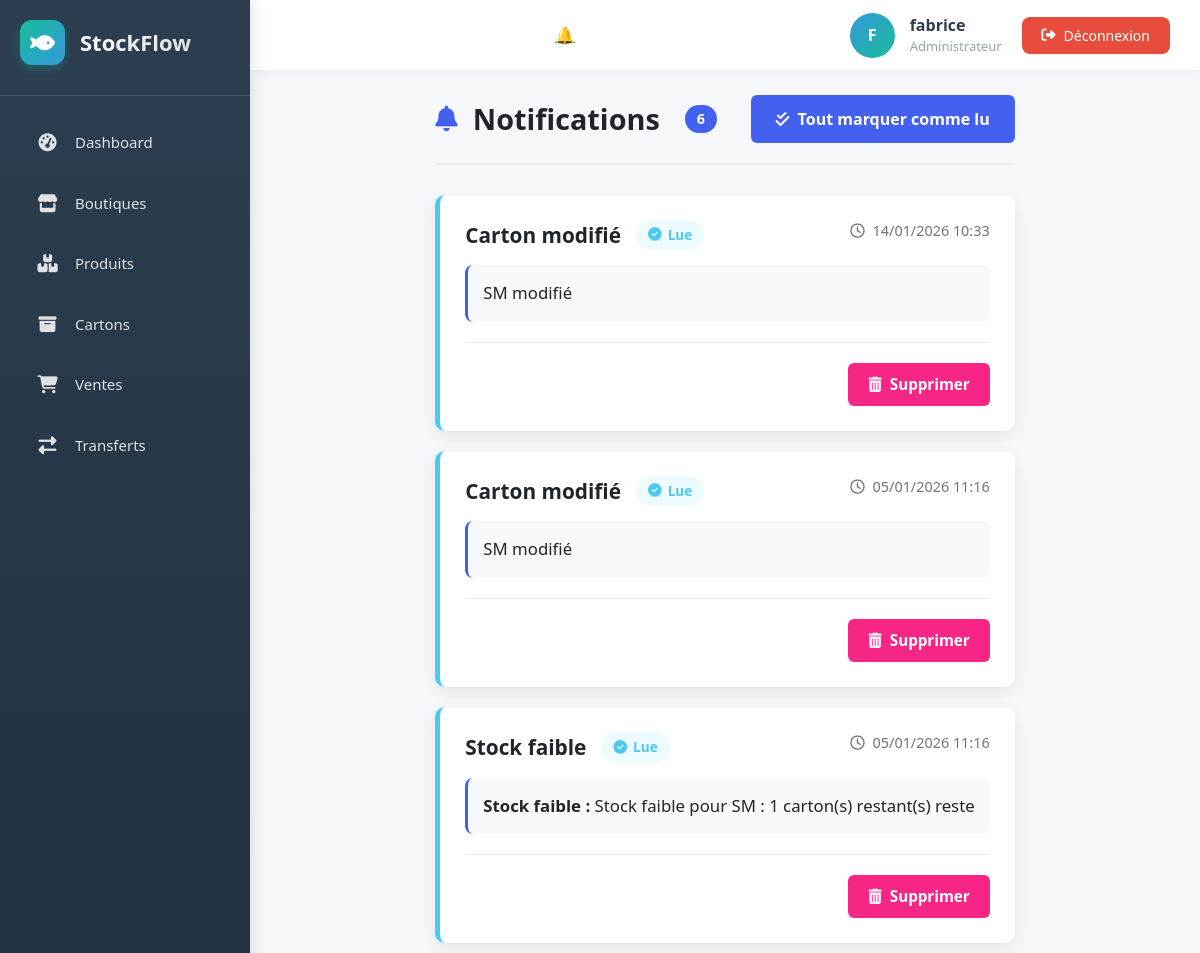
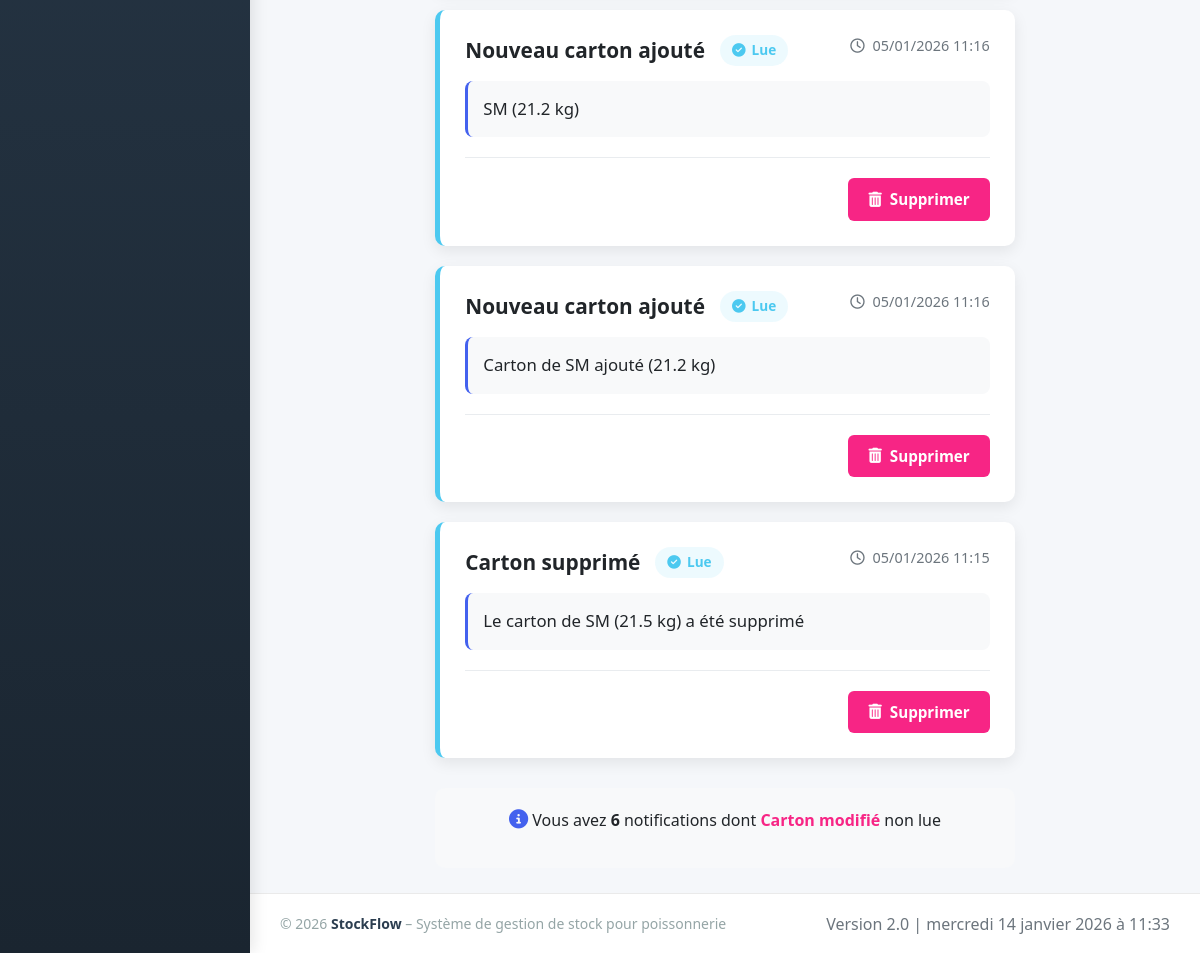
The app's page /notifications/ (signed in) with its own data (2 pictures, top to bottom).
### stock/models/notification.py (models this page shows)
class Notification(models.Model):
    TYPE_CHOICES = (
        ("STOCK_FAIBLE", "Stock faible"),
        ("AJOUT", "Ajout"),
        ("MODIFICATION", "Modification"),
        ("SUPPRESSION", "Suppression"),
    )
    produit = models.ForeignKey(
        Produit,
        on_delete=models.SET_NULL,
        null=True,
        blank=True
    )
    boutique = models.ForeignKey(
        Boutique,
        on_delete=models.SET_NULL,
        null=True,
        blank=True
    )
    titre = models.CharField(max_length=255)
    message = models.TextField()
    type_notification = models.CharField(max_length=20, choices=TYPE_CHOICES)
    lu = models.BooleanField(default=False)
    active = models.BooleanField(default=True)
    date = models.DateTimeField(auto_now_add=True)
    class Meta:
        ordering = ["-date"]
    def __str__(self):
        return self.titre

### stock/views.py (the view)
# urls.py: path("notifications/", views.notifications, name="notifications"),
@login_required
def notifications(request):
    notifications = Notification.objects.filter(
        active=True
    ).order_by("-date")
    notifications.filter(lu=False).update(lu=True)
    return render(request, "Notifications/list.html", {
        "notifications": notifications
    })

### stock/context_processors.py (called while the page is built)
def notifications_non_lues(request):
    if request.user.is_authenticated:
        return {
            "nb_notifications": Notification.objects.filter(
                lu=False,
                active=True
            ).count()
        }
    return {}

### stock/templates/Notifications/list.html (shortened to what this page needs)
{% extends 'Base/base.html' %}
{% block content %}
<div class="notifications-container">
    <div class="notifications-header">
        <h2 class="notifications-title">
            <i class="fas fa-bell icon-title"></i>
            Notifications
            {% if notifications %}
            <span class="notification-count">{{ notifications|length }}</span>
            {% endif %}
        </h2>
        {% if notifications %}
        <div class="notifications-actions">
            {% if perms.stock.delete_notification %}
            <form method="post" action="" class="inline-form">
                <button type="submit" class="btn-mark-all-read">
                    <i class="fas fa-check-double"></i>
                    Tout marquer comme lu
                </button>
            </form>
            {% endif %}
        </div>
        {% endif %}
    </div>
    <div class="notifications-list">
        {% for notif in notifications %}
        <div class="notification-card {% if not notif.lu %}unread{% endif %}" id="notification-{{ notif.id }}">
            <div class="notification-header">
                <div class="notification-title-section">
                    <h3 class="notification-titre">{{ notif.titre }}</h3>
                    {% if not notif.lu %}
                    <span class="notification-badge unread-badge">
                        <i class="fas fa-circle"></i>
                        Non lue
                    </span>
                    {% else %}
                    <span class="notification-badge read-badge">
                        <i class="fas fa-check-circle"></i>
                        Lue
                    </span>
                    {% endif %}
                </div>
                <div class="notification-date">
                    <i class="far fa-clock"></i>
                    {{ notif.date|date:"d/m/Y H:i" }}
                </div>
            </div>
            <div class="notification-body">
               <p class="notification-message">
                    {% if notif.type_notification == "STOCK_FAIBLE" %}
                        <strong>Stock faible :</strong> {{ notif.message }} reste
                    {% else %}
                        {{ notif.message }}
                    {% endif %}
                </p>
            </div>
            <div class="notification-footer">
                {% if perms.stock.delete_notification %}
                <form method="post"
                      action="{% url 'notification_delete' notif.id %}"
                      class="inline-form delete-form">
                    <button type="submit" class="btn-delete">
                        <i class="fas fa-trash-alt"></i>
                        Supprimer
                    </button>
                </form>
                {% endif %}
            </div>
        </div>
        {% endfor %}
    </div>
    {% if notifications and notifications|length > 5 %}
    <div class="notifications-summary">
        <p>
            <i class="fas fa-info-circle"></i>
            Vous avez <strong>{{ notifications|length }}</strong> notification{{ notifications|length|pluralize:"s" }}
            dont <strong class="unread-count">{{ notifications|dictsortreversed:"lu"|first|default:0 }}</strong> non lue{{ notifications|dictsortreversed:"lu"|first|default:0|pluralize:"s" }}
        </p>
    </div>
    {% endif %}
</div>
{% endblock %}

### stock/templates/Base/base.html (shortened to what this page needs)
<!DOCTYPE html>
<html lang="fr">
<head>
    {% load static %}
    <link rel="stylesheet" href="https://cdnjs.cloudflare.com/ajax/libs/font-awesome/6.4.0/css/all.min.css">
    <link rel="stylesheet" href="https://cdn.jsdelivr.net/npm/bootstrap-icons@1.10.0/font/bootstrap-icons.css">
    <link href="https://cdn.jsdelivr.net/npm/bootstrap@5.0.2/dist/css/bootstrap.min.css" rel="stylesheet">
</head>
<body  >
    <div class="sidebar">
        <div class="logo-container">
            <div class="logo">
                <i class="fas fa-fish"></i>
            </div>
            <div class="logo-text">StockFlow</div>
        </div>
        <ul class="nav-menu">
            <li class="nav-item {% if request.path == '/' %}active{% endif %}">
                <a href="{% url 'index' %}" class="nav-link">
                    <i class="fas fa-tachometer-alt"></i>
                    <span>Dashboard</span>
                </a>
            </li>
            <li class="nav-item {% if 'boutiques' in request.path %}active{% endif %}">
                <a href="{% url 'boutiques' %}" class="nav-link">
                    <i class="fas fa-store"></i>
                    <span>Boutiques</span>
                </a>
            </li>
            <li class="nav-item {% if 'produits' in request.path %}active{% endif %}">
                <a href="{% url 'produits' %}" class="nav-link">
                    <i class="fas fa-boxes"></i>
                    <span>Produits</span>
                </a>
            </li>
            <li class="nav-item {% if 'cartons' in request.path %}active{% endif %}">
                <a href="{% url 'cartons' %}" class="nav-link">
                    <i class="fas fa-archive"></i>
                    <span>Cartons</span>
                </a>
            </li>
            <li class="nav-item {% if 'ventes' in request.path %}active{% endif %}">
                <a href="{% url 'ventes' %}" class="nav-link">
                    <i class="fas fa-shopping-cart"></i>
                    <span>Ventes</span>
                </a>
            </li>
            <li class="nav-item {% if 'transferts' in request.path %}active{% endif %}">
                <a href="{% url 'transferts' %}" class="nav-link">
                    <i class="fas fa-exchange-alt"></i>
                    <span>Transferts</span>
                </a>
            </li>
        </ul>
    </div>
    <div class="main-wrapper">
        <div class="content-wrapper">
            <header class="top-header">
 <a href="{% url 'notifications' %}" class="position-relative">
    🔔
</a>
                <div class="user-info">
                    {% if user.is_authenticated %}
                        <div class="user-avatar">
                            {{ user.username|first|upper }}
                        </div>
                        <div class="user-details">
                            <div class="user-name">{{ user.username }}</div>
                            <div class="user-role"><span class="user-role">
                                {% if user.is_superuser %}
                                    Administrateur
                                {% elif user.groups.first.name == "VENDEUR" %}
                                    Vendeur
                                {% else %}
                                    Utilisateur
                                {% endif %}
                            </span>
                            </div>
                        </div>
                        <a href="{% url 'deconnexion' %}" class="logout-btn">
                            <i class="fas fa-sign-out-alt"></i>
                            <span>Déconnexion</span>
                        </a>
                    {% else %}
                        <a href="{% url 'connexion' %}" class="login-btn">
                            <i class="fas fa-sign-in-alt"></i>
                            <span>Connexion</span>
                        </a>
                    {% endif %}
                </div>
            </header>
            {% block content %}
            {% endblock %}
        </div>
    </div>
    <footer>
        <div class="footer-left">
            <div class="footer-copyright">
                © {% now "Y" %} <strong>StockFlow</strong> – Système de gestion de stock pour poissonnerie
            </div>
        </div>
        <div class="footer-right">
            <div class="footer-version">
            </div>
        </div>
    </footer>
</body>
</html>

### stock/templates/Base/base.html (style rules this page uses)
:root { --primary: #2c3e50; --secondary: #3498db; --accent: #1abc9c; --success: #27ae60; --warning: #f39c12; --danger: #e74c3c; --light: #f8f9fa; --dark: #2c3e50; --gray: #95a5a6; --sidebar-width: 250px; --header-height: 70px; --footer-height: 60px; }
* { margin: 0; padding: 0; box-sizing: border-box; }
body { font-family: 'Segoe UI', Tahoma, Geneva, Verdana, sans-serif; background-color: #f5f7fa; color: #333; display: flex; min-height: 100vh; flex-direction: column; }
.main-wrapper { display: flex; flex: 1; min-height: calc(100vh - var(--footer-height)); }
.sidebar { width: var(--sidebar-width); background: linear-gradient(180deg, var(--primary) 0%, #1a2530 100%); color: white; height: 100%; padding: 20px 0; transition: all 0.3s ease; z-index: 1000; box-shadow: 3px 0 15px rgba(0, 0, 0, 0.1); position: fixed; left: 0; top: 0; bottom: 0; overflow-y: auto; }
.logo-container { display: flex; align-items: center; padding: 0 20px 30px 20px; border-bottom: 1px solid rgba(255, 255, 255, 0.1); margin-bottom: 20px; }
.logo { width: 45px; height: 45px; background: linear-gradient(135deg, var(--accent), var(--secondary)); border-radius: 12px; display: flex; align-items: center; justify-content: center; margin-right: 15px; font-size: 22px; font-weight: bold; box-shadow: 0 4px 10px rgba(26, 188, 156, 0.3); }
.logo-text { font-size: 22px; font-weight: 700; background: linear-gradient(to right, #fff, #e0e0e0); -webkit-background-clip: text; background-clip: text; color: transparent; }
.nav-menu { list-style: none; padding: 0 15px; }
.nav-item { margin-bottom: 8px; border-radius: 10px; overflow: hidden; }
.nav-link { display: flex; align-items: center; padding: 15px 20px; color: rgba(255, 255, 255, 0.85); text-decoration: none; font-size: 15px; font-weight: 500; transition: all 0.3s; }
.nav-link i { width: 25px; margin-right: 15px; font-size: 18px; text-align: center; }
.content-wrapper { flex: 1; margin-left: var(--sidebar-width); display: flex; flex-direction: column; min-height: calc(100vh - var(--footer-height)); }
.top-header { height: var(--header-height); background: white; display: flex; align-items: center; justify-content: space-between; padding: 0 30px; box-shadow: 0 2px 10px rgba(0, 0, 0, 0.05); position: sticky; top: 0; z-index: 100; }
.user-info { display: flex; align-items: center; }
.user-avatar { width: 45px; height: 45px; border-radius: 50%; background: linear-gradient(135deg, var(--secondary), var(--accent)); display: flex; align-items: center; justify-content: center; color: white; font-weight: bold; margin-right: 15px; }
.user-details { margin-right: 20px; }
.user-name { font-weight: 600; color: var(--primary); }
.user-role { font-size: 13px; color: var(--gray); }
.logout-btn { background: var(--danger); color: white; border: none; padding: 8px 20px; border-radius: 8px; cursor: pointer; font-weight: 500; display: flex; align-items: center; transition: all 0.3s; text-decoration: none; font-size: 14px; }
.logout-btn i { margin-right: 8px; }
footer { background: white; height: var(--footer-height); display: flex; align-items: center; justify-content: space-between; padding: 0 30px; border-top: 1px solid #eaeaea; margin-left: var(--sidebar-width); z-index: 10; position: relative; }
.footer-left { display: flex; align-items: center; }
.footer-right { display: flex; align-items: center; gap: 20px; }
.footer-copyright { color: var(--gray); font-size: 14px; }
.footer-copyright strong { color: var(--primary); }

### records on screen
Notification: titre "Carton modifié", shows "Lue", date "14/01/2026 10:33", message "SM modifié", lu+titre "Carton modifié"
Notification: titre "Carton modifié", shows "Lue", date "05/01/2026 11:16", message "SM modifié"
Notification: titre "Stock faible", shows "Lue", date "05/01/2026 11:16", message "Stock faible pour SM : 1 carton(s) restant(s)"
Notification: titre "Nouveau carton ajouté", shows "Lue", date "05/01/2026 11:16", message "SM (21.2 kg)"
Notification: titre "Nouveau carton ajouté", shows "Lue", date "05/01/2026 11:16", message "Carton de SM ajouté (21.2 kg)"
Notification: titre "Carton supprimé", shows "Lue", date "05/01/2026 11:15", message "Le carton de SM (21.5 kg) a été supprimé"

### other values on screen
{{ user.username|first|upper }} "F"
{{ user.username }} "fabrice"
{{ notifications|length }} "6"
